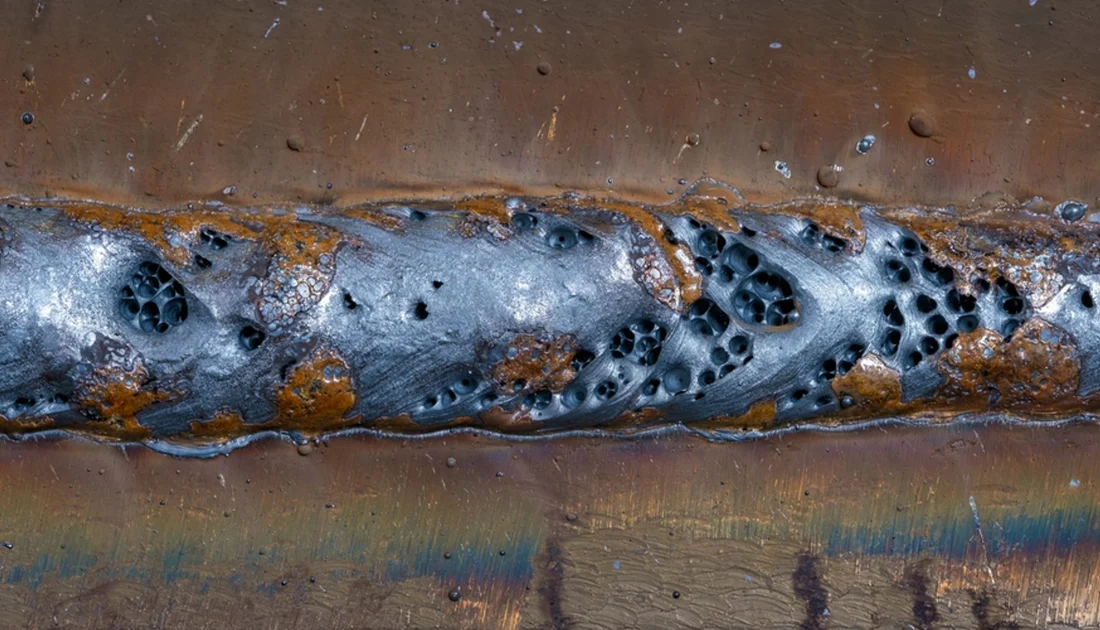
#> input picture 焊接气孔/welding porosity/Defective_weld_job_with_lots_of_holes.jpg, 1100 x 630 px; its folder holds only this picture in this run
$ python 'v4模拟缺陷识别（焊接气孔）final（HSV，改变高宽比）.py'
#> lines starting #> are read from the running program, lines starting #| are printed output that depends on the picture; after the words box and inside, x2 and y2 are one past the last pixel; in counts of white or black regions, pixels touching at a corner belong together
# 焊接气孔识别

# 核心问题：所有基于灰度阈值的分割方法，都无法有效区分颜色、纹理复杂的焊缝背景和真实缺陷。
#             手动设计的几何特征（圆度）效果并不好，反而使得效果更加保守。
# 新的解决路径：利用颜色特征进行分割，代替灰度阈值。并且放弃“圆度”，引入“高宽比”。

# 具体策略：
# 1. 颜色空间转换：将图片从RGB转换到HSV。HSV空间对光照变化不敏感，能更稳定地描述颜色。
# 2. 基于颜色的分割：假设焊接气孔的颜色主要是“黑色”或“深灰色”，这意味着其明度/亮度值（V）非常低。
# 3. 定义颜色范围：设定一个HSV颜色范围来定义“缺陷颜色”。对于黑色，我们主要限制明度（V）的上限，同时放宽色相（H）和饱和度（S）的范围。
# 4. 创建掩码：使用cv2.inRange()函数，生成一个二值掩码。图片中颜色在预设范围内的像素为白色（255），其余为黑色。
# 5. 后处理与筛选：在生成的掩码上，进行形态学操作和我们之前用过的几何特征筛选，得到最终结果。

import cv2
import numpy as np
import os

# 图片文件夹路径
IMAGE_FOLDER = 'welding porosity'

# 检查是否存在
if not os.path.exists(IMAGE_FOLDER):
    print(f"错误：文件夹 '{IMAGE_FOLDER}' 不存在！")
    print(f"请在脚本旁边创建一个名为 '{IMAGE_FOLDER}' 的文件夹，并将你的.jpg图片放入其中。")
    os.makedirs(IMAGE_FOLDER)

# 获取所有jpg图片的文件名
image_files = [f for f in os.listdir(IMAGE_FOLDER) if f.endswith('.jpg') or f.endswith('.JPG')]

if not image_files:
    print(f"警告：在文件夹 '{IMAGE_FOLDER}' 中没有找到任何 .jpg 图片。")

# 循环处理每一张图片
for image_file in image_files:
    # 构建完整路径
    image_path = os.path.join(IMAGE_FOLDER, image_file)

    # 1.加载图片
    try:
        original_image = cv2.imdecode(np.fromfile(image_path, dtype=np.uint8), cv2.IMREAD_COLOR)
#> original_image is the input picture: shape (630, 1100, 3); mean B, G, R 84.3, 87.2, 96.2

        if original_image is None:
            # 提供更详细的error
            print(f"警告：文件 '{image_file}' 已损坏或不是有效的图片格式，跳过此图片。")
            continue
    except Exception as e:
        print(f"读取或解码图片 '{image_file}' 时发生错误: {e}")
        continue

    # 2.预处理
    # 高斯模糊，去除噪声
    blurred_image = cv2.GaussianBlur(original_image, (7, 7), 0)

    # 3. 颜色空间转换
    hsv_image = cv2.cvtColor(blurred_image, cv2.COLOR_BGR2HSV)
#> hsv_image: shape (630, 1100, 3); mean H, S, V 45.9, 83.6, 107.2

    # 4. 基于颜色的缺陷分割
    # 定义黑色的HSV颜色范围
    # 对于黑色，主要限制明度（V）的值。色相（H）和饱和度（S）可以范围大一些。
    # H: 0-180, S: 0-255, V: 0-255
    lower_black = np.array([0, 0, 0])      # HSV下限，一般不调整
    upper_black = np.array([180, 255, 60]) # HSV上限，主要调整V值(最后一个数字)

    # 根据颜色范围创建掩码
    mask = cv2.inRange(hsv_image, lower_black, upper_black)
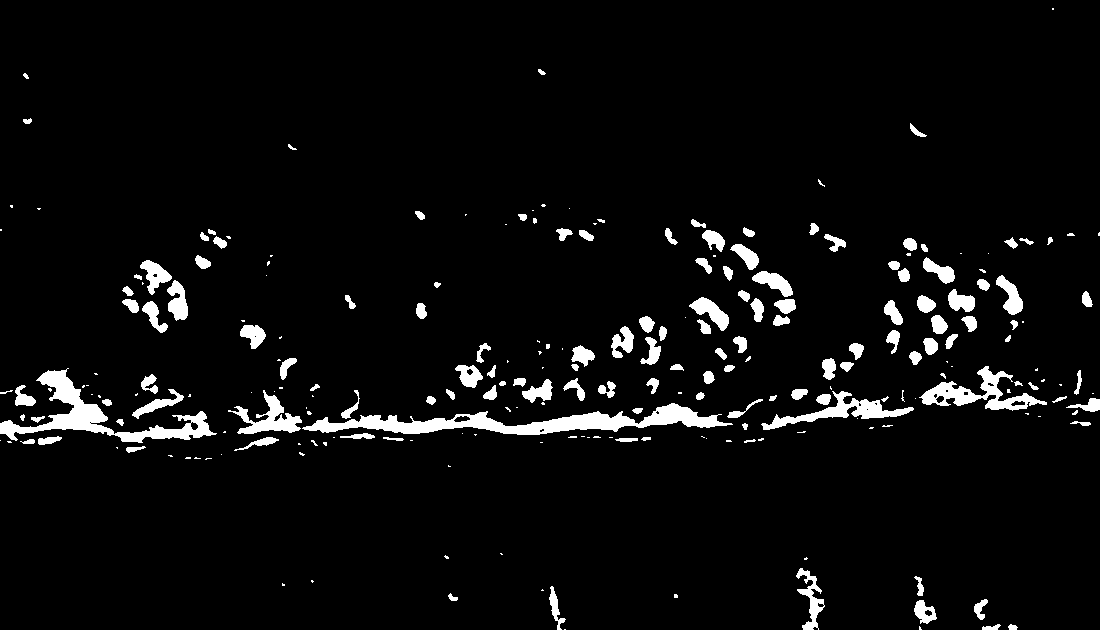
#> mask: shape (630, 1100); 4.8% white; 244 white regions (108 under 20 px), largest, box (x1, y1, x2, y2) and area: (302, 403, 733, 435) 5058, (0, 368, 217, 443) 3723, (919, 366, 1047, 411) 1883

    # 5. 形态学操作
    kernel = np.ones((5, 5), np.uint8)
    # 使用闭运算填充缺陷内部的小洞
    morph_mask = cv2.morphologyEx(mask, cv2.MORPH_CLOSE, kernel, iterations=2)
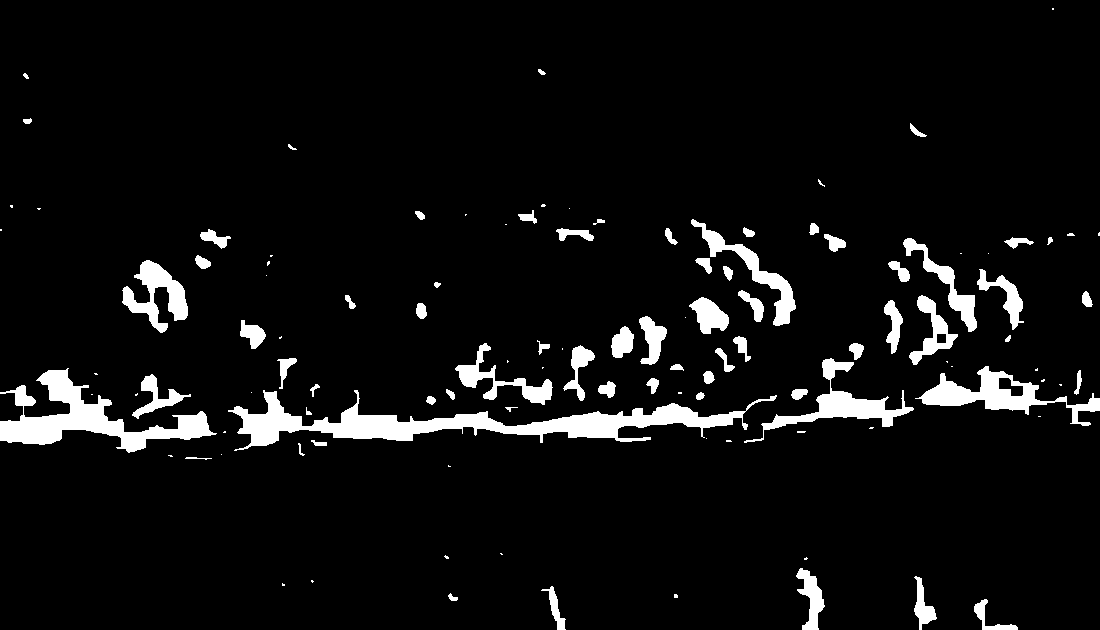
#> morph_mask: shape (630, 1100); 6% white; 114 white regions (46 under 20 px), largest, box (x1, y1, x2, y2) and area: (228, 390, 777, 451) 9313, (0, 368, 217, 453) 5970, (915, 366, 1100, 426) 3195
    # 使用开运算去除小的噪声点
    morph_mask = cv2.morphologyEx(morph_mask, cv2.MORPH_OPEN, kernel, iterations=1)
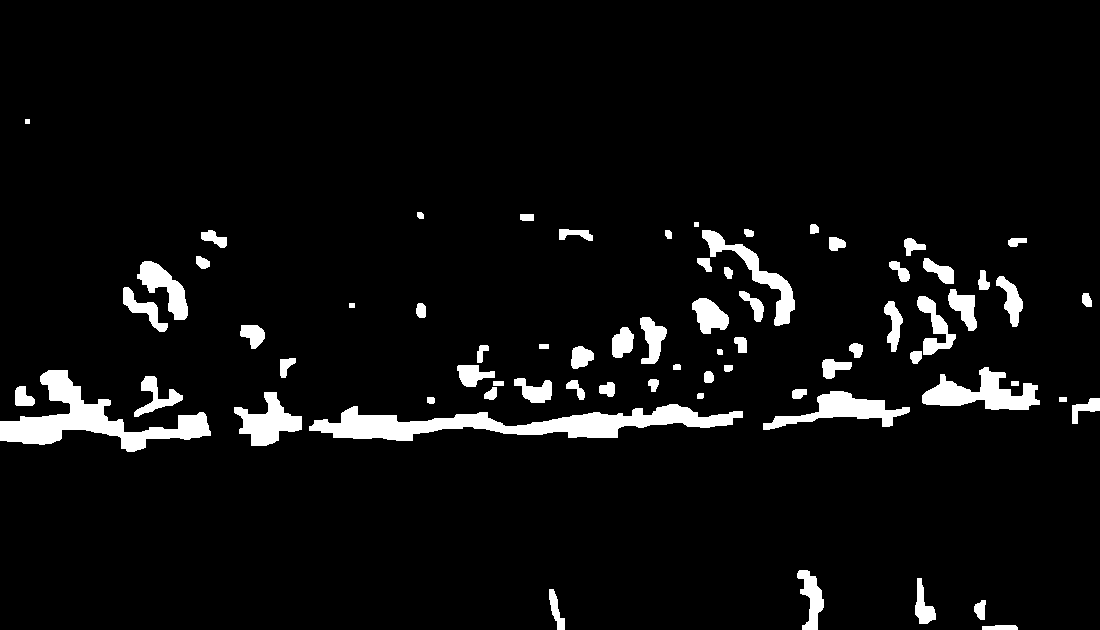
#> morph_mask: shape (630, 1100); 5.6% white; 70 white regions


    # 6. 缺陷定位与筛选
    contours, _ = cv2.findContours(morph_mask, cv2.RETR_EXTERNAL, cv2.CHAIN_APPROX_SIMPLE)
#> contours = 70 contours, 2 with area under 20; largest, box (x1, y1, x2, y2) and area: (309, 404, 743, 441) 6496, (0, 370, 211, 452) 5191, (922, 367, 1040, 410) 2358, (763, 391, 910, 430) 2010, (234, 392, 302, 446) 1714
    result_image = original_image.copy()
    defect_count = 0

    for contour in contours:
        # 特征筛选
        area = cv2.contourArea(contour)
        x, y, w, h = cv2.boundingRect(contour)
        aspect_ratio = float(w) / h if h != 0 else 0

        # 设定筛选阈值
        min_area = 20
        max_area = 5000
        min_aspect_ratio = 0.2
        max_aspect_ratio = 2.5 # 适当放宽宽高比

        if min_area < area < max_area and min_aspect_ratio < aspect_ratio < max_aspect_ratio:
            defect_count += 1
            cv2.rectangle(result_image, (x, y), (x + w, y + h), (0, 0, 255), 2)
#> this loop made 70 passes
#> (contour, area, x, y, w, h, aspect_ratio) on passes 8, 17, 18, 35, 42: ([[1059, 397], [1059, 401], [1066, 401], [1066, 397]], 28, 1059, 397, 8, 5, 1.6), ([[1011, 381], [1011, 385], [1018, 385], [1018, 381]], 28, 1011, 381, 8, 5, 1.6), ([[493, 381], [493, 385], [503, 385], [503, 381]], 40, 493, 381, 11, 5, 2.2), ([[539, 344], [539, 348], [548, 348], [548, 344]], 36, 539, 344, 10, 5, 2), ([[349, 303], [349, 307], [354, 307], [354, 303]], 20, 349, 303, 6, 5, 1.2)
#> (area, x, y, w, h, aspect_ratio) on passes 1 to 6: (125.5, 982, 625, 36, 5, 7.2), (147.5, 974, 600, 12, 20, 0.6), (263, 549, 589, 16, 41, 0.39), (443.5, 915, 578, 21, 46, 0.457), (752.5, 797, 570, 27, 60, 0.45), (6495.5, 309, 404, 434, 37, 11.73)
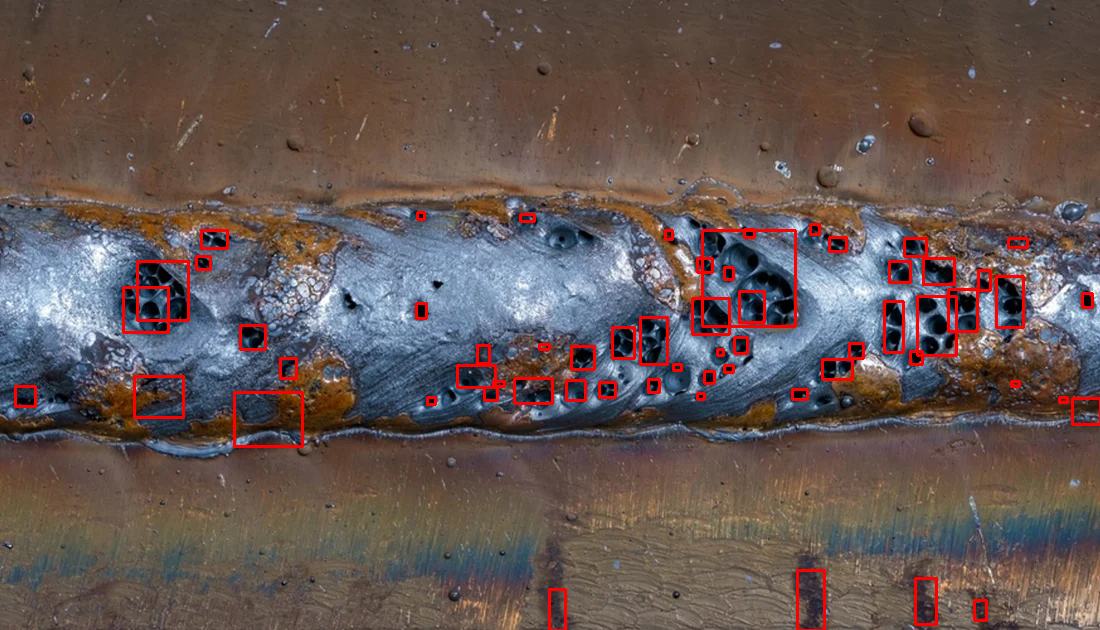
#> result_image: shape (630, 1100, 3); 2.26% of pixels changed, all inside (x1, y1, x2, y2) = (14, 211, 1100, 630)


    cv2.putText(result_image, f"Defects Found: {defect_count}", (10, 30), cv2.FONT_HERSHEY_SIMPLEX, 1, (0, 0, 255), 2)
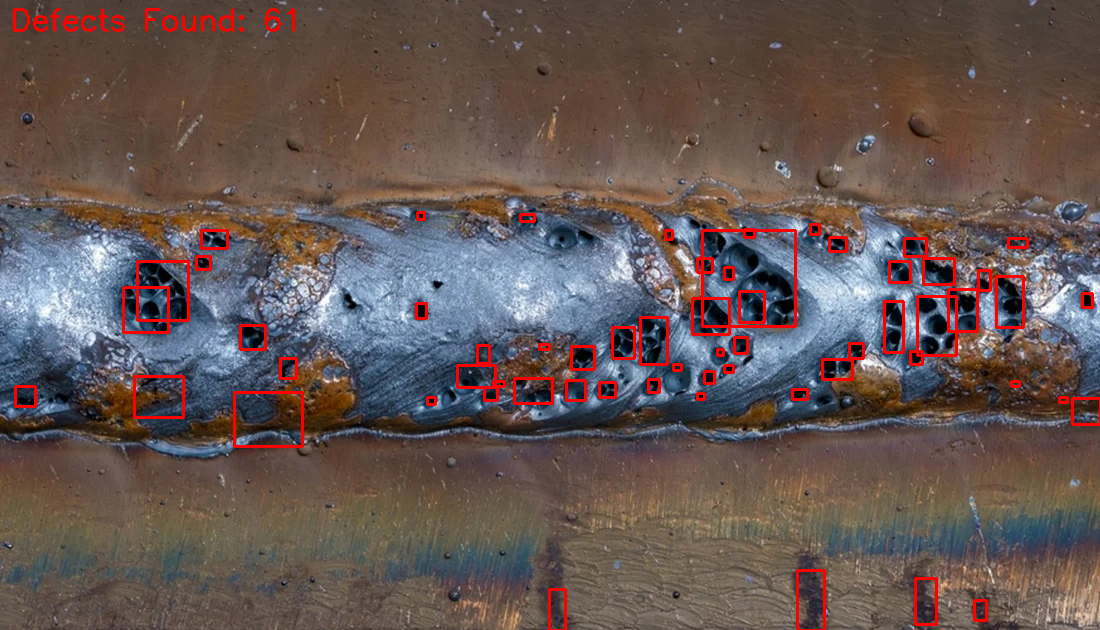
#> result_image: shape (630, 1100, 3); 0.27% of pixels changed, all inside (x1, y1, x2, y2) = (13, 8, 295, 32)

    # 7. 结果

    window_title_suffix = f" - {image_file}"

    # 显示处理过程中的各个图像
    cv2.imshow('Original Image' + window_title_suffix, original_image)
    cv2.imshow('Color-based Mask' + window_title_suffix, morph_mask)
    cv2.imshow('Final Result with Color Segmentation' + window_title_suffix, result_image)
    print(f"处理完成: '{image_file}'. 按任意键查看下一张图片...")
    cv2.waitKey(0)
    cv2.destroyAllWindows()

print("所有图片均已处理完毕。")

$ run again, on 焊接气孔/welding porosity/klutd2mzqwh91.jpg
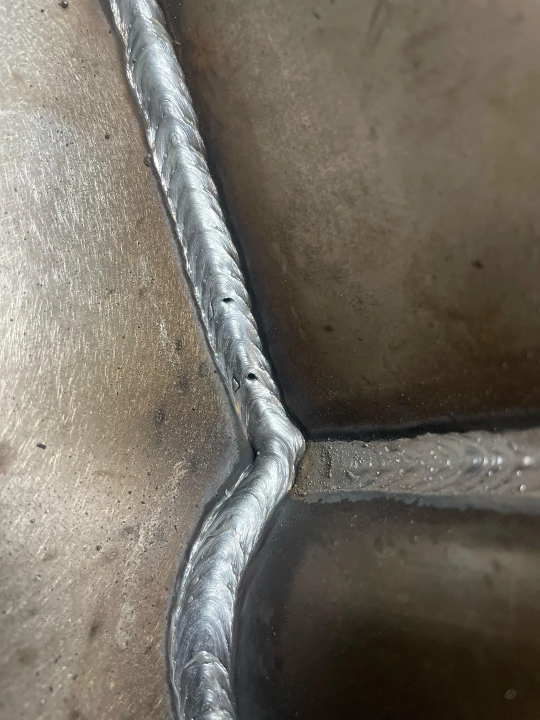
#> input picture 焊接气孔/welding porosity/klutd2mzqwh91.jpg, 1080 x 1440 px (shown at 1/2 size)
#> original_image is the input picture: shape (1440, 1080, 3); mean B, G, R 97.5, 109, 115.1
#> hsv_image: shape (1440, 1080, 3); mean H, S, V 30, 54.4, 116.3
#> `mask = cv2.inRange(hsv_image, lower_black, upper_black)`:
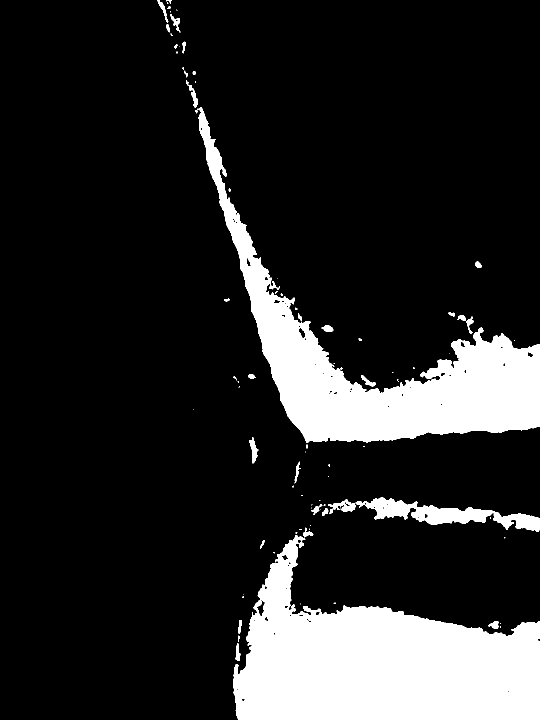
#> mask: shape (1440, 1080) (shown at 1/2 size); 15.5% white; 87 white regions (49 under 20 px), largest, box (x1, y1, x2, y2) and area: (466, 1070, 1080, 1440) 129214, (397, 214, 1080, 886) 97792, (711, 995, 1080, 1064) 9058
#> contours = 17 contours; largest, box (x1, y1, x2, y2) and area: (466, 1055, 1080, 1440) 130396, (378, 170, 1080, 885) 99926, (623, 995, 1080, 1064) 10712, (315, 0, 359, 59) 852, (499, 880, 515, 924) 366
#> the loop `for contour in contours:` made 17 passes
#> (contour, area, x, y, w, h, aspect_ratio) on passes 2, 14: ([[478, 1243], [478, 1251], [482, 1251], [482, 1243]], 32, 478, 1243, 5, 9, 0.556), ([[386, 143], [386, 148], [390, 148], [390, 143]], 20, 386, 143, 5, 6, 0.833)
#> after the loop `for contour in contours:`: defect_count = 13
#> `cv2.putText(result_image, f"Defects Found: {defect_count}", (10, 30), ..`:
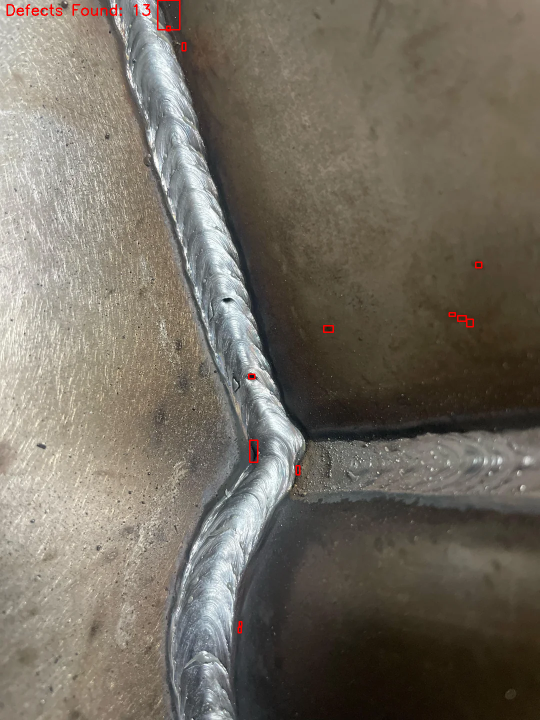
#> result_image: shape (1440, 1080, 3) (shown at 1/2 size); mean B, G, R 97.2, 108.7, 115.4
